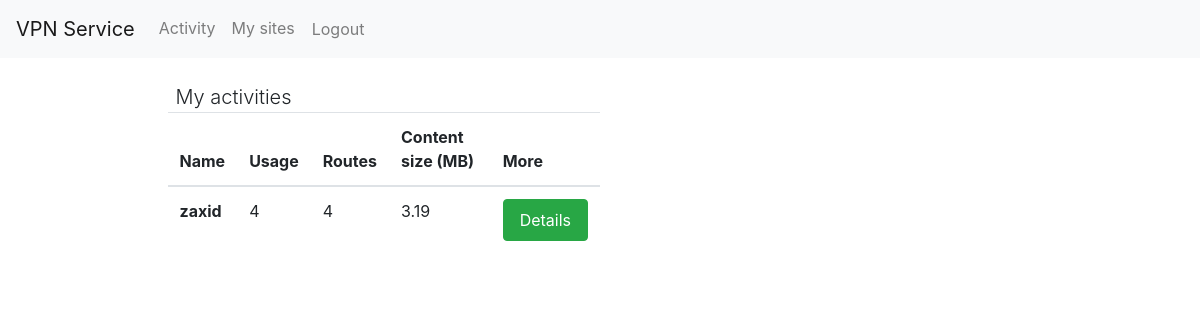
Before: /user/activity/ (signed in) with the older database file.
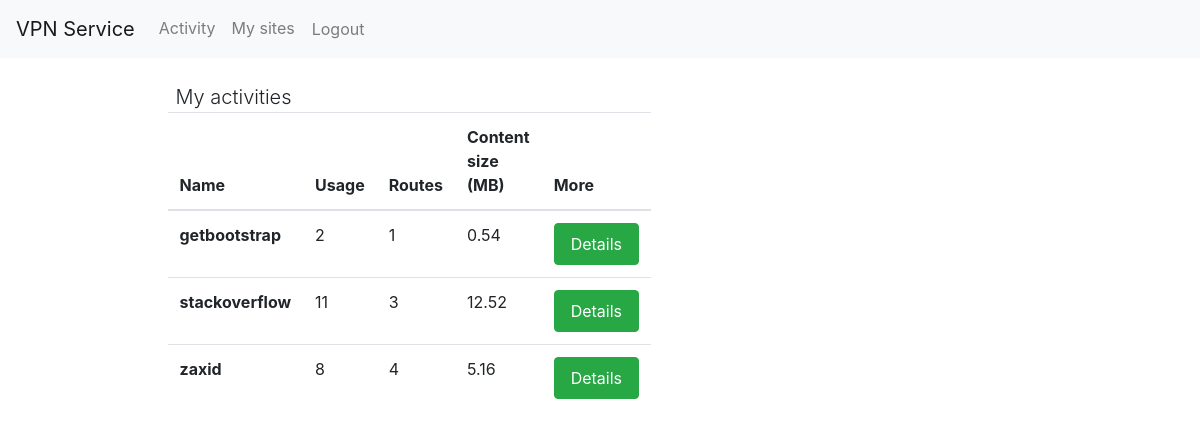
After: the same page with the newer database file.
### sites/models.py (models this page shows, shortened)
class Site(models.Model):
    url = models.URLField(max_length=256, unique=True)
    name = models.CharField(max_length=64, unique=True, validators=[alphanumeric])
    creator = models.ForeignKey(User, on_delete=models.DO_NOTHING)
    created_at = models.DateTimeField(auto_now_add=True)

### sites/views/activity.py (the view)
# urls.py: path("activity/", activity_views.ActivityList.as_view(), name="activity"),
class ActivityList(LoginRequiredMixin, ListView):
    template_name = "activity.html"
    model = Activity
    context_object_name = "activities"
    def get_queryset(self):
        return (
            Activity.objects.filter(user=self.request.user)
            .values("site__name")
            .annotate(
                routes_count=Count("route", distinct=True),
                content_size=Sum("content_size", output_field=models.FloatField()),
                usage=Count("id"),
            )
            .values("site__name", "site__pk", "routes_count", "content_size", "usage")
        )

### sites/templates/activity.html (shortened to what this page needs)
{% extends 'base.html' %}
{% block content %}
<div class="align-center col-10 offset-1">
    <main class="d-flex">
        <section id="activity-list" class="col-12">
            <div class="row">
                <p class="col-6 col-md-4 lead ml-2 mb-0">My activities</p>
            </div>
            <div class="d-flex">
                {% if not activities %}
                <p>You do not have any activities cross activitys</p>
                {% else %}
                <table class="table">
                    <thead>
                        <tr>
                            <th scope="col">Name</th>
                            <th scope="col">Usage</th>
                            <th scope="col">Routes</th>
                            <th scope="col">Content size (MB)</th>
                            <th scope="col">More</th>
                        </tr>
                    </thead>
                    <tbody>
                        {% for activity in activities %}
                        <tr>
                            <th scope="row">{{ activity.site__name }}</th>
                            <td>{{ activity.usage }}</td>
                            <td>{{ activity.routes_count }}</td>
                            <td>{{ activity.content_size|floatformat:2 }}</td>
                            <td><a class="btn btn-success nav-link"
                                    href="{% url 'user:activity-site' activity.site__pk %}">Details</a></td>
                        </tr>
                        {% endfor %}
                    </tbody>
                </table>
                <section class="col-6">
                    {% endif %}
                </section>
            </div>
        </section>
    </main>
</div>
{% endblock content %}

### user/templates/base.html (shortened to what this page needs)
{% load static %}
<!DOCTYPE html>
<html lang="en">
<head>
    <link rel="stylesheet" href="https://maxcdn.bootstrapcdn.com/bootstrap/4.0.0/css/bootstrap.min.css"
>
    <link rel="stylesheet" href="{% static 'css/styles.css' %}" />
</head>
<body>
    {% include 'partials/navbar.html' %}
    <div class="container mt-4">
        {% block content %}
        {% endblock %}
    </div>
</body>
</html>

### user/templates/partials/navbar.html (shortened to what this page needs)
<nav class="navbar navbar-expand-lg navbar-light bg-light">
    <a class="navbar-brand" href="{% url 'user:index' %}">VPN Service</a>
    <div id="navbarNav">
        <ul class="navbar-nav ml-auto">
            {% if user.is_authenticated %}
            <li class="nav-item">
                <a class="nav-link" href="{% url 'user:activity' %}">Activity</a>
            </li>
            <li class="nav-item">
                <a class="nav-link" href="{% url 'user:site-list' %}">My sites</a>
            </li>
            <li class="nav-item">
                <a class="nav-link btn" onclick="proceed();" >Logout</a>
            </li>
            {% endif %}
        </ul>
    </div>
</nav>

Changed rows visible on the page:
added Site: site__name "getbootstrap", usage "2", routes_count "1", content_size "0.54"
added Site: site__name "stackoverflow", usage "11", routes_count "3", content_size "12.52"
computed for Site "zaxid": usage "4" → "8"; content_size "3.19" → "5.16"
